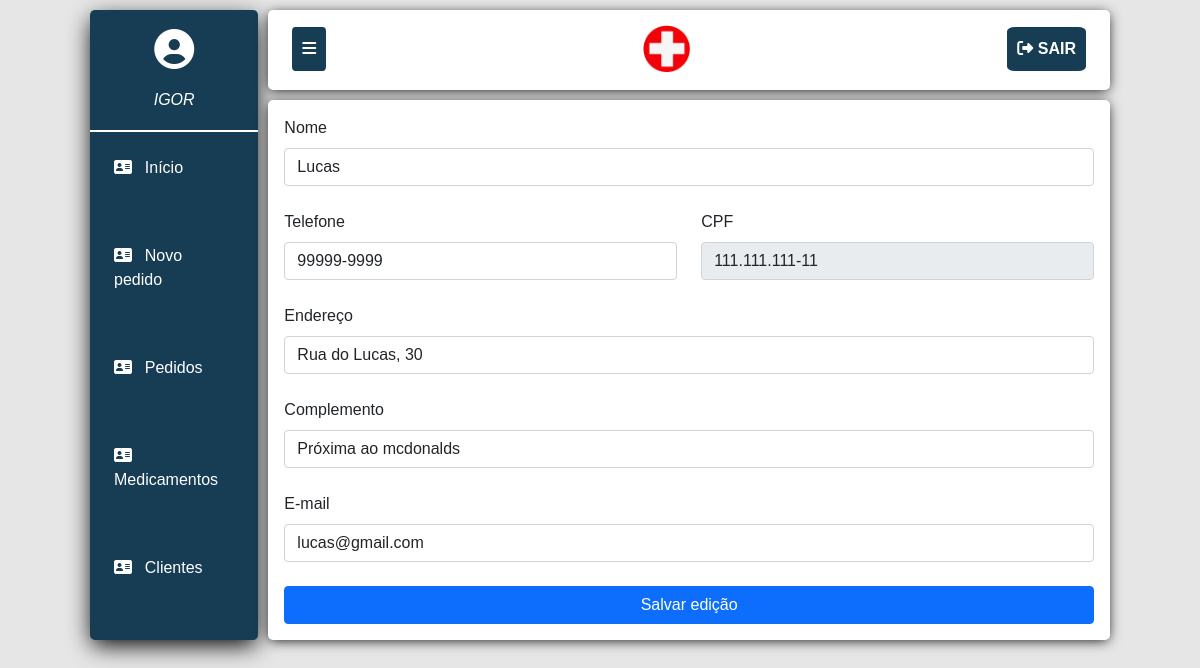
Page /editarCliente.php?ef=1 (signed in) on the committed database.
### tables this page shows
CREATE TABLE `cliente` (
  `idCliente` int(11) NOT NULL,
  `nome` varchar(100) NOT NULL,
  `endereco` varchar(200) NOT NULL,
  `complemento` varchar(200) NOT NULL,
  `email` varchar(255) NOT NULL,
  `telefone` varchar(13) NOT NULL,
  `cpf` varchar(20) NOT NULL,
  `dataRegistro` varchar(10) NOT NULL
);

### editarCliente.php (the view, shortened to what this page needs)
<?php
include ('includes/dashboard.php');
if (isset($_REQUEST['ef'])) {
	$queryCliente = "SELECT * FROM cliente WHERE idCliente = '".$_REQUEST['ef']."'";
	$eQueryCliente = mysqli_query($conexao, $queryCliente);
	while ($cliente = mysqli_fetch_array($eQueryCliente)){
		$nome = $cliente['nome'];
	  	$endereco = $cliente['endereco'];
	  	$complemento = $cliente['complemento'];
	  	$telefone = $cliente['telefone'];
	  	$email = $cliente['email'];
	  	$cpf = $cliente['cpf']; ?>
	  		<div style="padding: 1rem;">
		  		<form method="post">
				  <div class="col-lg-12">
					<label for="endereco" class="form-label">Nome</label>
					<input type="text" class="form-control" name="nomeNC" value="<?= $nome?>">
				  </div><br>
				  <div class="row">
					  <div class="col-lg-6">
						<label for="telefone" class="form-label">Telefone</label>
						<input type="text" class="form-control telefoneNC" name="telefoneNC" value="<?= $telefone?>">
					  </div>
					  <div class="col-lg-6">
						<label for="nome" class="form-label">CPF</label>
						<input type="text" class="form-control" name="cpfNC" value="<?= $cpf?>" readonly>
					  </div>
				  </div><br>
				  <div class="col-lg-12">
					<label for="endereco" class="form-label">Endereço</label>
					<input type="text" class="form-control" name="enderecoNC" value="<?= $endereco?>">
				  </div><br>
				  <div class="col-lg-12">
					<label for="complemento" class="form-label">Complemento</label>
					<input type="text" class="form-control" name="complementoNC" value="<?= $complemento?>">
				  </div><br>
				  <div class="col-lg-12">
					<label for="email" class="form-label">E-mail</label>
					<input type="email" class="form-control" name="emailNC" value="<?= $email?>">
				  </div><br>
		          <button style="width: 100%;" type="submit" class="btn btn-primary">Salvar edição</button>
				</form>
			</div>
	<?php }
}
?>
<?php
include ('includes/footer.php');
?>

### css/estilo.css (style rules this page uses)
* { box-sizing: border-box; margin: 0; padding: 0; }
body { margin: 0 7.5% !important; font-family: 'Raleway', sans-serif; background-color: rgb(230,230,230); }

### rows in the picture
cliente: nomeNC "Lucas", telefoneNC "99999-9999", cpfNC "111.111.111-11", enderecoNC "Rua do Lucas, 30", complementoNC "Próxima ao mcdonalds", emailNC "lucas@gmail.com"

### other values in the picture
$_SESSION['usuario'] "IGOR"
